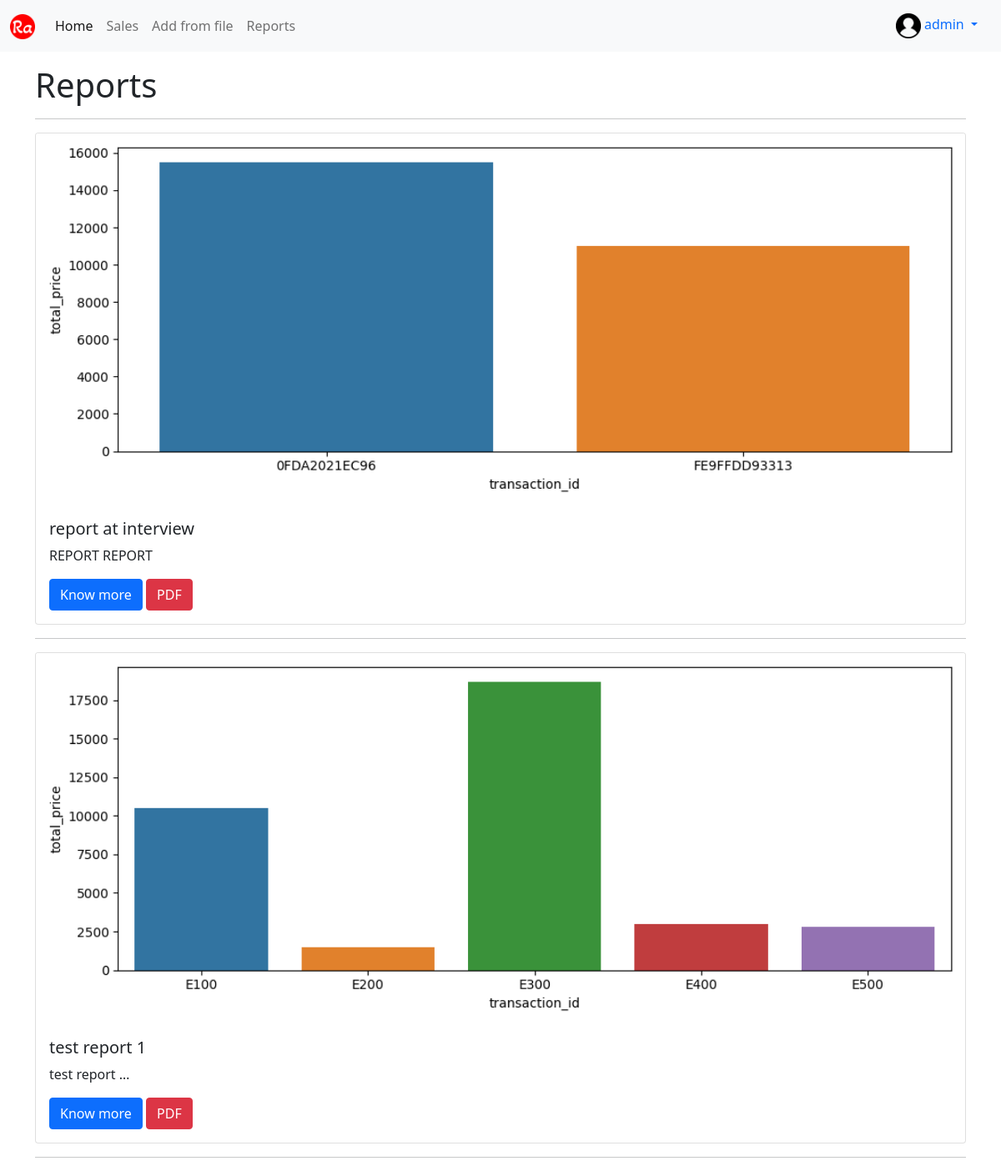
The app's page /reports/ (signed in) with its own data.
### profiles/models.py (models this page shows, shortened)
class Profile(models.Model):
    user = models.OneToOneField(User, on_delete=models.CASCADE)
    bio = models.TextField(default="No bio...")
    avatar = models.ImageField(upload_to="profiles", default="no_profile.png")
    created = models.DateTimeField(auto_now_add=True)
    updated = models.DateTimeField(auto_now=True)

### reports/models.py (models this page shows, shortened)
class Report(models.Model):
    name = models.CharField(max_length=200)
    image = models.ImageField(upload_to="reports", blank=True)
    remarks = models.TextField()
    author = models.ForeignKey(Profile, on_delete=models.CASCADE)
    created = models.DateTimeField(auto_now_add=True)
    updated = models.DateTimeField(auto_now=True)
    class Meta:
        ordering = ("-created", )

### reports/views.py (the view)
# urls.py: path('', views.ReportListView.as_view(), name="list"),
class ReportListView(LoginRequiredMixin, ListView):
    model = Report
    template_name = "reports/main.html"

### reports/templates/reports/main.html (shortened to what this page needs)
{% extends 'base.html' %}
{% block content %}
    <h1>Reports</h1>
    <hr>
    {% for obj in object_list %}
        <div class="card mb-3">
            {% if obj.image %}
                <img src="{{ obj.image.url }}" class="card-img-top" alt="...">
            {% endif %}
            <div class="card-body">
                <h5 class="card-title">{{ obj.name }}</h5>
                <p class="card-text">{{ obj.remarks|truncatewords:2 }}</p>
                <a href="{% url 'reports:detail' obj.id %}" class="btn btn-primary">Know more</a>
                <a href="{% url 'reports:pdf' obj.id %}" class="btn btn-danger">PDF</a>
            </div>
        </div>
        <hr>
    {% endfor %}
{% endblock content %}

### templates/navbar.html (shortened to what this page needs)
{% load static %}
<nav class="navbar navbar-expand-lg navbar-light bg-light">
  <div class="container-fluid">
    <a class="navbar-brand" href=""><img src="{% static 'logo.png' %}" class="logo-sm"></a>
    <div class="collapse navbar-collapse" id="navbarNav">
      <ul class="navbar-nav">
        <li class="nav-item">
          <a class="nav-link active" href="{% url 'sales:home' %}">Home</a>
        </li>
        <li class="nav-item">
          <a class="nav-link" href="{% url 'sales:list' %}">Sales</a>
        </li>
        <li class="nav-item">
          <a class="nav-link" href="{% url 'sales:from_file' %}">Add from file</a>
        </li>
        <li class="nav-item">
          <a class="nav-link" href="{% url 'reports:list' %}">Reports</a>
        </li>
      </ul>
    </div>
    {% if request.user.is_authenticated %}
      <div class="nav-item dropdown">
        <div class="nav-link dropdown-toggle" id="navbarDropdownMenuLink" role="button" data-bs-toggle="dropdown" aria-expanded="false">
          <img src="{{ request.user.profile.avatar.url }}" class="avatar-sm">&nbsp;{{request.user}}
        </div>
      </div>
    {% endif %}
  </div>
</nav>

### static/style.css (style rules this page uses)
.avatar-sm { height: 30px; width: auto; }
.logo-sm { height: 30px; width: auto; }

### records on screen
Report: image (picture), name "report at interview", remarks "REPORT REPORT"
Report: image (picture), name "test report 1", remarks "test report …"

### other values on screen
{{ request.user }} "admin"
